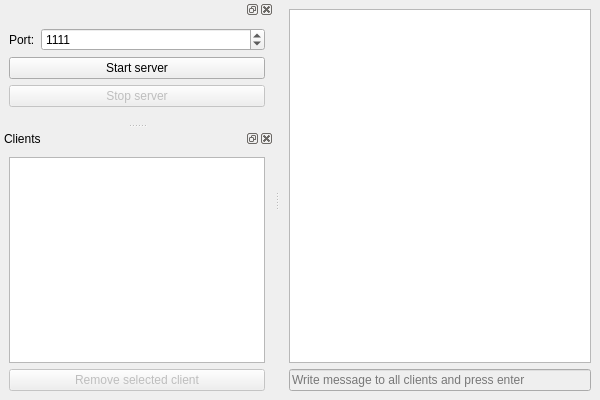
<?xml version="1.0" encoding="UTF-8"?>
<ui version="4.0">
 <class>MainView</class>
 <widget class="QMainWindow" name="MainView">
  <property name="geometry">
   <rect>
    <x>0</x>
    <y>0</y>
    <width>600</width>
    <height>400</height>
   </rect>
  </property>
  <property name="windowTitle">
   <string>MainWindow</string>
  </property>
  <widget class="QWidget" name="centralWidget">
   <layout class="QVBoxLayout" name="verticalLayout">
    <item>
     <widget class="QTextBrowser" name="log"/>
    </item>
    <item>
     <widget class="QLineEdit" name="msgLineEdit">
      <property name="enabled">
       <bool>false</bool>
      </property>
      <property name="placeholderText">
       <string>Write message to all clients and press enter</string>
      </property>
     </widget>
    </item>
   </layout>
  </widget>
  <widget class="QDockWidget" name="dockHostWidget">
   <property name="windowTitle">
    <string/>
   </property>
   <attribute name="dockWidgetArea">
    <number>1</number>
   </attribute>
   <widget class="QWidget" name="hostWidget">
    <layout class="QFormLayout" name="hostLayout">
     <item row="0" column="0">
      <widget class="QLabel" name="portLabel">
       <property name="text">
        <string>Port:</string>
       </property>
      </widget>
     </item>
     <item row="0" column="1">
      <widget class="QSpinBox" name="portSpinBox">
       <property name="maximum">
        <number>65535</number>
       </property>
       <property name="value">
        <number>1111</number>
       </property>
      </widget>
     </item>
     <item row="1" column="0" colspan="2">
      <widget class="QPushButton" name="startServerButton">
       <property name="text">
        <string>Start server</string>
       </property>
      </widget>
     </item>
     <item row="2" column="0" colspan="2">
      <widget class="QPushButton" name="stopServerButton">
       <property name="enabled">
        <bool>false</bool>
       </property>
       <property name="text">
        <string>Stop server</string>
       </property>
      </widget>
     </item>
    </layout>
   </widget>
  </widget>
  <widget class="QDockWidget" name="dockClientsWidget">
   <property name="windowTitle">
    <string>Clients</string>
   </property>
   <attribute name="dockWidgetArea">
    <number>1</number>
   </attribute>
   <widget class="QWidget" name="clientsWidget">
    <layout class="QVBoxLayout" name="clientsLayout">
     <item>
      <widget class="QListView" name="clientsView"/>
     </item>
     <item>
      <widget class="QPushButton" name="removeClientButton">
       <property name="enabled">
        <bool>false</bool>
       </property>
       <property name="text">
        <string>Remove selected client</string>
       </property>
      </widget>
     </item>
    </layout>
   </widget>
  </widget>
 </widget>
 <resources/>
 <connections/>
</ui>
